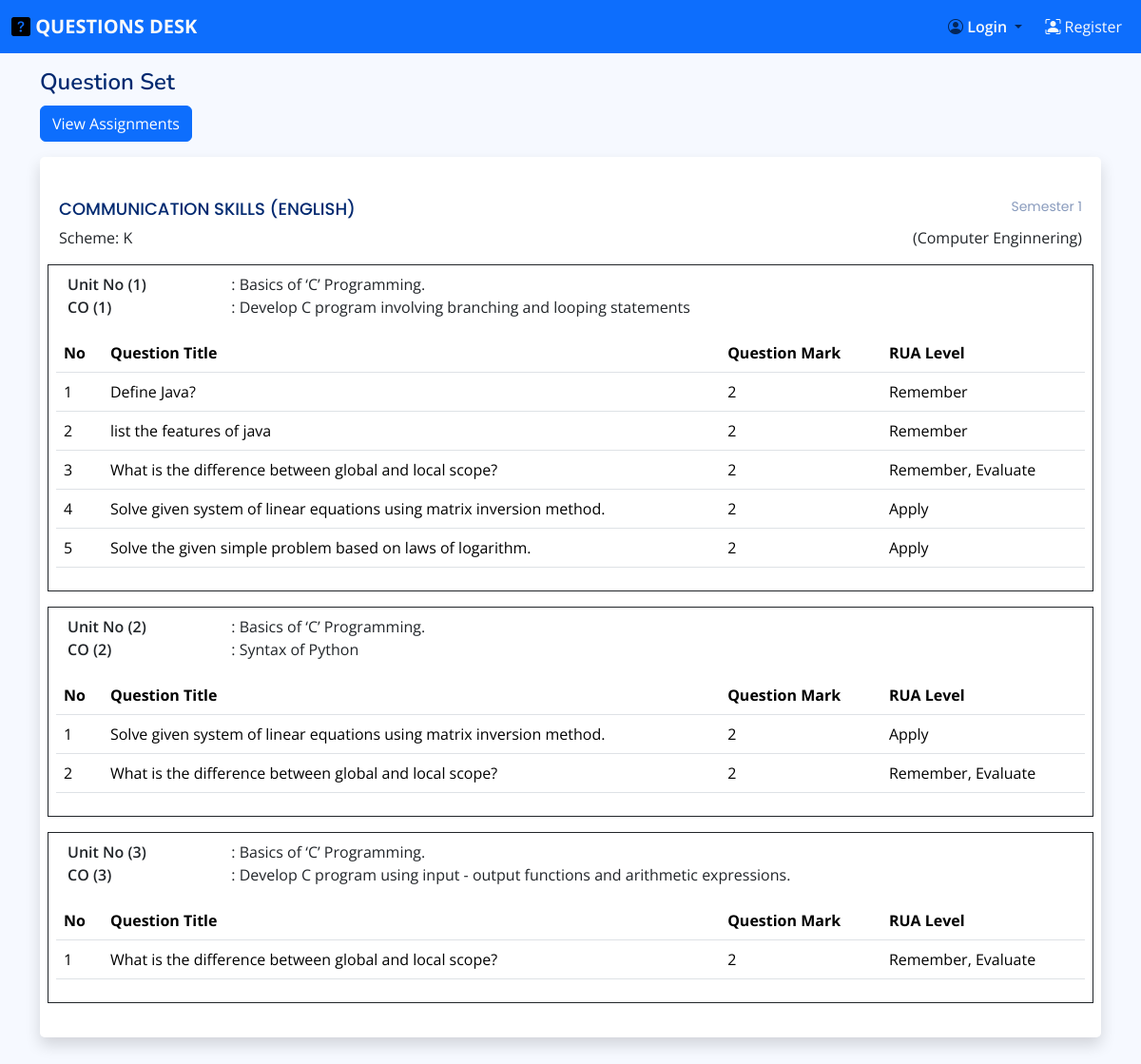
/question-sets/1/, run on an earlier commit of the app's database.
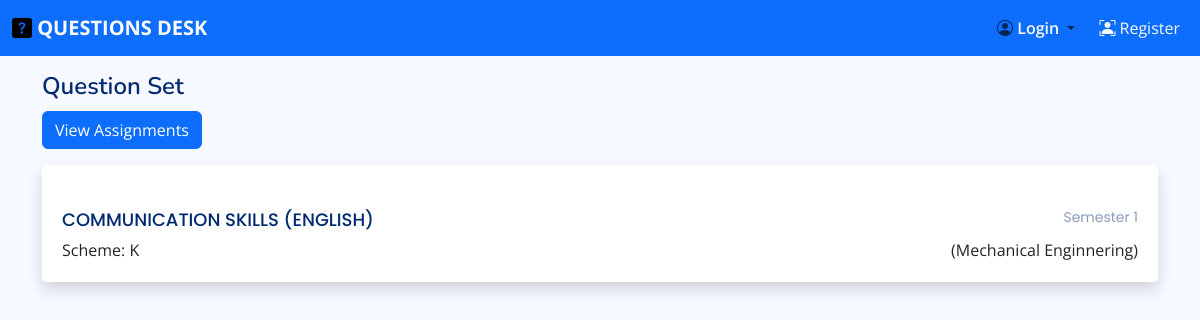
And on a later commit of the database.
### Users/models.py (models this page shows, shortened)
class Subject(models.Model):
    id = models.BigAutoField(primary_key=True)
    subject_code = models.CharField(max_length=100, unique=True, null=False, blank=False)
    subject_name = models.CharField(max_length=255, null=False, blank=False)
    semester = models.CharField(max_length=100, null=False, blank=False)
    department =models.CharField(max_length=100, null=False, blank=False)
    scheme = models.CharField(max_length=10, null=False, blank=False)
    class Meta:
        db_table = 'Subjects'

### Questions/models.py (models this page shows, shortened)
class QuestionSet(models.Model):
    id = models.BigAutoField(primary_key=True)
    subject = models.ForeignKey(Subject, related_name='question_sets', on_delete=models.CASCADE)
    unit = models.IntegerField(null=False, blank=False, default=0)
    unit_title = models.CharField(max_length=255, null=False, blank=False)
    co = models.IntegerField(null=False, blank=False, default=0)
    co_title = models.CharField(max_length=255, null=False, blank=False)
    questions = models.ManyToManyField(Question, related_name='question_sets', blank=True)
    created_date = models.DateField(auto_now_add=True)
    class Meta:
        db_table = 'Question Sets'

class Question(models.Model):
    id = models.BigAutoField(primary_key=True)
    question_title = models.CharField(max_length=255, null=False, blank=False)
    question_mark = models.IntegerField(null=False, blank=False, default=0)
    question_levels = models.CharField(max_length=255, null=False, blank=False)
    class Meta:
        db_table = 'Questions'

### Users/views.py (the view)
# urls.py: path('question-sets/<int:subject_id>/', question_sets_view, name='question-sets-view'),
def question_sets_view(request, subject_id):
    subject = Subject.objects.prefetch_related(
        'question_sets__questions'
    ).get(id=subject_id)
    question_sets = subject.question_sets.all()
    for qs in question_sets:
        qs.sorted_questions = qs.questions.all().order_by('question_mark')
    return render(request, 'users/question_sets.html', context={'question_sets':question_sets, 'subject':subject})

### Users/templates/users/question_sets.html (shortened to what this page needs)
{% extends "users/base_site.html" %}
{% block main %}
<div class="pagetitle mt-3">
    <h1>Question Set</h1>
</div>
<a href="{% url "assignments-view" subject.id %}" class="btn btn-primary">View Assignments</a>
<section class="section mt-3">
    <div class="row justify-content-center">
        <div class="col-12">
            <div class="card shadow">
                <div class="card-body pt-4">
                    <h5 class="card-title mb-2 pb-0 d-flex justify-content-between">
                        {{subject.subject_name}}
                        <span>{{subject.semester}}</span>
                    </h5>
                    <p class="card-text d-flex justify-content-between">
                        Scheme: {{subject.scheme}}
                        <span>({{subject.department}})</span>
                    </p>
                    {% for question_set in question_sets %}
                    <div class="row border border-dark p-2 mb-3">
                        <div class="row mb-3">
                            <div class="row justify-content-between">
                                <div class="col">
                                    <span class="fw-semibold">Unit No ({{question_set.unit}})</span>
                                </div>
                                <div class="col-10">
                                    <p class="card-text">: {{question_set.unit_title}}</p>
                                </div>
                            </div>
                            <div class="row justify-content-between">
                                <div class="col">
                                    <span class="fw-semibold">CO ({{question_set.co}})</span>
                                </div>
                                <div class="col-10">
                                    <p class="card-text">: {{question_set.co_title}}</p>
                                </div>
                            </div>
                        </div>
                        <table class="table datatable">
                            <thead>
                                <tr>
                                    <th>No</th>
                                    <th style="width:60%;">Question Title</th>
                                    <th>Question Mark</th>
                                    <th>RUA Level</th>
                                </tr>
                            </thead>
                            <tbody>
                                {% for question in question_set.questions.all %}
                                <tr>
                                    <td>{{forloop.counter}}</td>
                                    <td style="width=60%;">{{question.question_title}}</td>
                                    <td>{{question.question_mark}}</td>
                                    <td>{{question.question_levels}}</td>
                                </tr>
                                {% endfor %}
                            </tbody>
                        </table>
                    </div>
                    {% endfor %}
                </div>
            </div>
        </div>
    </div>
</section>
{% endblock main %}

What changed in the data, as far as the page shows it:
no longer on this page (row edited): QuestionSet: unit "1", unit_title "Basics of ‘C’ Programming.", co "1", co_title "Develop C program involving branching and looping statements"
removed Question: question_title "Define Java?", question_mark "2", question_levels "Remember", shown under "1"
removed Question: question_title "list the features of java", question_mark "2", question_levels "Remember", shown under "1"
removed Question: question_title "What is the difference between global and local scope?", question_mark "2", question_levels "Remember, Evaluate", shown under "1"
removed Question: question_title "Solve given system of linear equations using matrix inversion method.", question_mark "2", question_levels "Apply", shown under "1"
removed Question: question_title "Solve the given simple problem based on laws of logarithm.", question_mark "2", question_levels "Apply", shown under "1"
removed QuestionSet: unit "2", unit_title "Basics of ‘C’ Programming.", co "2", co_title "Syntax of Python"
removed Question: question_title "Solve given system of linear equations using matrix inversion method.", question_mark "2", question_levels "Apply"
removed Question: question_title "What is the difference between global and local scope?", question_mark "2", question_levels "Remember, Evaluate"
removed QuestionSet: unit "3", unit_title "Basics of ‘C’ Programming.", co "3", co_title "Develop C program using input - output functions and arithmetic expressions."
removed Question: question_title "What is the difference between global and local scope?", question_mark "2", question_levels "Remember, Evaluate", shown under "3"
changed Subject "COMMUNICATION SKILLS (ENGLISH)": department "Computer Enginnering" → "Mechanical Enginnering"
